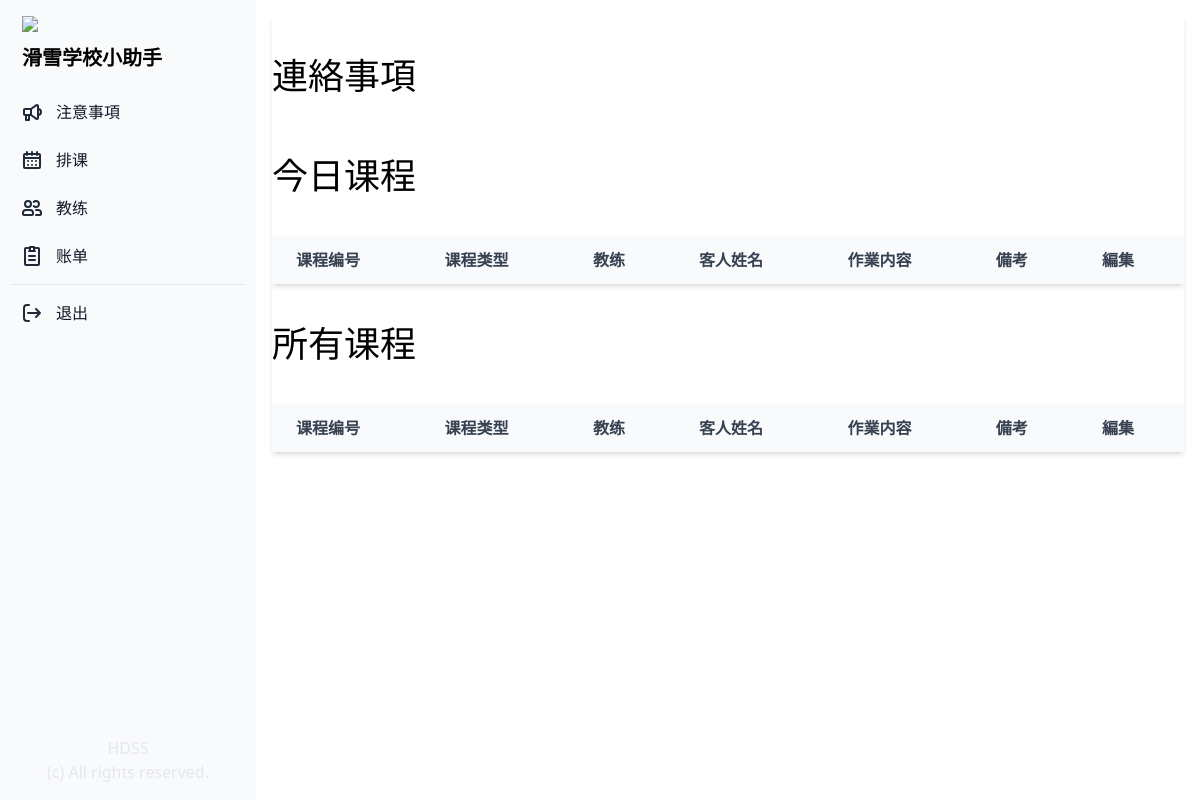
The app's page / (signed in), older data.
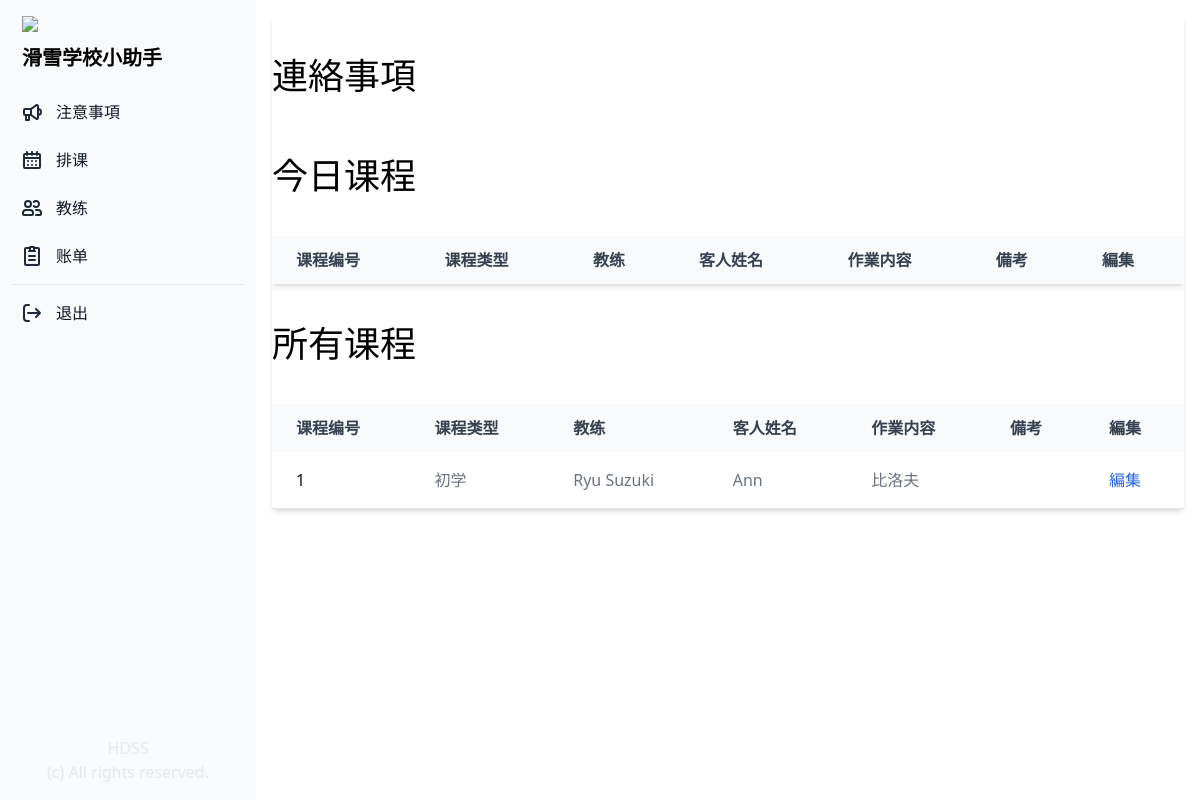
The same page, newer data.
### manager_app/models.py (models this page shows, shortened)
class Lesson(models.Model):
    PAYMENT_TYPES = (
        ('現金','現金'),
        ('刷卡', '刷卡'),
        ('電子支付', '電子支付'),
        ('未支付', '未支付'),
        )
    PLACE = (
        ('比洛夫', '比洛夫'),
        ('花园', '花园'),
        ('安努', '安努'),
        ('莫伊哇', '莫伊哇'),
        ('留寿都', '留寿都'),
        ('喜乐乐', '喜乐乐'),
        ('其他', '其他'),
    )
    LESSON_TYPE = (
        ('初学', '初学'),
        ('初级', '初级'),
        ('中级', '中级'),
        ('上级', '上级'),
        ('导滑', '导滑'),
    )
    lesson_number = models.IntegerField("课次", blank=False, null=True, default=0)
    instructors = models.ManyToManyField(Profile, related_name="instructors", blank=False)
    client = models.CharField("客人姓名", max_length=255)
    lesson_type = models.CharField("课程类型", max_length=50, choices=LESSON_TYPE, default='初学')
    address = models.CharField("酒店", max_length=255)
    place = models.CharField("雪场", max_length=50, choices=PLACE, default='比洛夫')
    payment_type = models.CharField("付款方式", max_length=50, choices=PAYMENT_TYPES, default='未支付')
    payment_amount = models.DecimalField("付款金額", max_digits=10, decimal_places=2, blank=True, null=True)
    payment_date = models.DateTimeField("付款日", blank=True, null=True)
    note = models.CharField("備考", max_length=255, blank=True, null=True)
    start_date = models.DateTimeField("開始日")
    end_date = models.DateTimeField("終了日")
    start_time = models.TimeField("開始時間", blank=True, null=True)
    end_time = models.TimeField("終了時間", blank=True, null=True)
    finished = models.BooleanField("終了", default=False)
    date_created = models.DateTimeField("作成日", auto_now_add=True)

class Profile(models.Model):
    COLORS = (
        ('#808080', '灰色'),
        ('#ff6961', '赤色'),
        ('#ffb480', '橙色'),
        ('#f8f38d', '黄色'),
        ('#42d6a4', '緑色'),
        ('#08cad1', '水色'),
        ('#59adf6', '青色'),
        ('#9d94ff', '紫色'),
        ('#c780e8', '桃色'),
    )
    TYPE = (
        ('管理', '管理'),
        ('教练', '教练'),
        ('其他', '其他'),
    )
    SKI = (
        ('双板无极', '双板无极'),
        ('双板1级', '双板1级'),
        ('双板2级', '双板2级'),
        ('双板3级', '双板3级'),
        ('双板4级', '双板4级'),
    )
    SNOWBOARD = (
        ('单板无极', '单板无极'),
        ('单板1级', '单板1级'),
        ('单板2级', '单板2级'),
        ('单板3级', '单板3级'),
        ('单板4级', '单板4级'),
    )
    SKI_SYSTEM = (
        ('加拿大', '加拿大'),
        ('新西兰', '新西兰'),
        ('澳洲', '澳洲'),
        ('日本', '日本'),
        ('其他', '其他'),
        ('无', '无'),
    )
    SNOWBOARD_SYSTEM = (
        ('加拿大', '加拿大'),
        ('新西兰', '新西兰'),
        ('澳洲', '澳洲'),
        ('日本', '日本'),
        ('其他', '其他'),
        ('无', '无'),
    )
    YEAR_CHOICES = (
        ('1年', '1年'),
        ('2年', '2年'),
        ('3年', '3年'),
        ('4年', '4年'),
        ('5年以上', '5年以上'),
    )
    FARE_PECENTAGE = (
        ('20%', '20%'),
        ('21.5%', '21.5%'),
        ('23%', '23%'),
        ('24.5%', '24.5%'),
        ('26%', '26%'),
        ('30%', '30%'),
        ('31.5%', '31.5%'),
        ('33%', '33%'),
        ('34.5%', '34.5%'),
        ('36%', '36%'),
        ('40%', '40%'),
        ('41.5%', '41.5%'),
        ('43%', '43%'),
        ('44.5%', '44.5%'),
        ('46%', '46%'),
    )
    FULL_ATTENDANCE = (
        ('3%', '3%'),
        ('0%', '0%'),
    )
    CUSTOMERS_EVALUATION = (
        ('2%', '2%'),
        ('0%', '0%'),
    )
    COMPANY_EVALUATION = (
        ('5%', '5%'),
        ('0%', '0%'),
    )
    user = models.OneToOneField(User, on_delete=models.CASCADE)
    birthday = models.DateField("生年月日", blank=True, null=True)
    color = models.CharField("教练色", max_length=30, choices=COLORS)
    contract_type = models.CharField("职务", max_length=50, choices=TYPE, default='教练')
    fullname = models.CharField("姓名", max_length=20, blank=True)
    phone = models.CharField("電話", max_length=20, blank=True)
    email = models.CharField("邮箱", max_length=50, blank=True)
    wechat = models.CharField("微信", max_length=20, blank=True)
    whatsapp = models.CharField("Whatsapp", max_length=20, blank=True)
    line = models.CharField("LINE", max_length=20, blank=True)
    ski_system = models.CharField("双板体系", max_length=50, choices=SKI_SYSTEM, default='加拿大')
    snowboard_system = models.CharField("单板体系", max_length=50, choices=SNOWBOARD_SYSTEM, default='加拿大')
    ski = models.CharField("级别", max_length=50, choices=SKI, default='双板1级')
    snowboard = models.CharField("级别", max_length=50, choices=SNOWBOARD, default='单板1级')
    accommodation = models.CharField("宿舍", max_length=20, blank=True)
    years_choices = models.CharField("経験年数", choices=YEAR_CHOICES, default='1年')
    fare_percentage = models.CharField("提成比率", max_length=50, choices=FARE_PECENTAGE, default='20%')
    full_attendance = models.CharField("全勤提成", max_length=50, choices=FULL_ATTENDANCE, default='3%')
    customers_evaluation = models.CharField("客人評価", max_length=50, choices=CUSTOMERS_EVALUATION, default='2%')
    company_evaluation = models.CharField("公司評価", max_length=50, choices=COMPANY_EVALUATION, default='5%')
    note = models.CharField("備考", max_length=500, blank=True)
    is_active = models.BooleanField("現役中", default=True)
    date_created = models.DateTimeField("作成日", auto_now_add=True)
    updated_at = models.DateTimeField("更新日", auto_now=True)
    def __str__(self):
        return f"{self.fullname}"

### manager_app/views.py (the view)
# urls.py: path('', views.home, name='home'),
@login_required(login_url='/login_user/')
def home(request):
    if request.user.is_authenticated:
        lesson_list = Lesson.objects.all().order_by('-date_created')
        lessons = []
        for lesson in lesson_list:
            date = datetime.datetime(now.year, now.month, now.day)
            start_date = datetime.datetime(lesson.start_date.year, lesson.start_date.month, lesson.start_date.day)
            end_date = datetime.datetime(lesson.end_date.year, lesson.end_date.month, lesson.end_date.day)
            if start_date <= date <= end_date:
                lessons.append(lesson)
        if request.method == "POST":
            content = request.POST.get("content")
            author = User.objects.get(id=request.user.id)
            notification = Notification.objects.create(content=content, author=author)
            notification.save()
        notifications = Notification.objects.all().order_by('-date_created')
        return render(request, "home.html", {"lesson_list":lesson_list, "lessons": lessons, "notifications": notifications})
    else:
        messages.success(request, "请先登录。")
        return redirect("login_user")

### manager_app/templates/home.html (shortened to what this page needs)
{% extends "base.html" %}
{% block content %}
<div class="p-4 sm:ml-64">
    <div class="relative overflow-x-auto shadow-md">
        <div class="px-auto">
            <h1 class="text-4xl pt-10 pb-5">連絡事項</h1>
        </div>
        <div class="relative overflow-x-auto shadow-md">
            <div class="px-auto">
                <h1 class="text-4xl py-10">今日课程
                </h1>
            </div>
            <table class="w-full text-normal text-left rtl:text-right text-gray-500 dark:text-gray-400">
                <thead
                    class="text-normal text-gray-700 uppercase bg-gray-50 whitespace-nowrap dark:bg-gray-700 dark:text-gray-400">
                    <tr>
                        <th scope="col" class="px-6 py-3">
                            课程编号
                        </th>
                        <th scope="col" class="px-6 py-3">
                            课程类型
                        </th>
                        <th scope="col" class="px-6 py-3">
                            教练
                        </th>
                        <th scope="col" class="px-6 py-3">
                            客人姓名
                        </th>
                        <th scope="col" class="px-6 py-3">
                            作業内容
                        </th>
                        <th scope="col" class="px-6 py-3">
                            備考
                        </th>
                        <th scope="col" class="px-6 py-3">
                            編集
                        </th>
                    </tr>
                </thead>
            </table>
        </div>
        <div class="relative overflow-x-auto shadow-md">
            <div class="px-auto">
                <h1 class="text-4xl py-10">所有课程
                </h1>
            </div>
            <table class="w-full text-normal text-left rtl:text-right text-gray-500 dark:text-gray-400">
                <thead
                    class="text-normal text-gray-700 uppercase bg-gray-50 whitespace-nowrap dark:bg-gray-700 dark:text-gray-400">
                    <tr>
                        <th scope="col" class="px-6 py-3">
                            课程编号
                        </th>
                        <th scope="col" class="px-6 py-3">
                            课程类型
                        </th>
                        <th scope="col" class="px-6 py-3">
                            教练
                        </th>
                        <th scope="col" class="px-6 py-3">
                            客人姓名
                        </th>
                        <th scope="col" class="px-6 py-3">
                            作業内容
                        </th>
                        <th scope="col" class="px-6 py-3">
                            備考
                        </th>
                        <th scope="col" class="px-6 py-3">
                            編集
                        </th>
                    </tr>
                </thead>
                <tbody>
                    {% if lesson_list %}
                    {% for lesson in lesson_list %}
                    <tr class="border-b">
                        <th scope="row" class="pl-6 pr-3 py-4 font-medium whitespace-nowrap text-gray-900">
                            <a href="{% url 'lesson_details' lesson.id %}">
                                {{ lesson.lesson_number }}
                            </a>
                        </th>
                        <td class="px-6 py-4 whitespace-nowrap">
                            {{ lesson.lesson_type }}
                        </td>
                        <td class="px-6 py-4 whitespace-nowrap">
                            {{ lesson.instructors.all|join:", " }}
                        </td>
                        <td class="px-6 py-4 whitespace-nowrap">
                            {{ lesson.client }}
                        </td>
                        <td class="px-6 py-4 whitespace-nowrap">
                            {{ lesson.place }}
                        </td>
                        <td class="px-6 py-4 whitespace-nowrap">
                        </td>
                        <td class="px-6 py-4 whitespace-nowrap">
                            <a href="{% url 'lesson_details' lesson.id %}"
                                class="font-medium text-blue-600 hover:underline">編集</a>
                        </td>
                    </tr>
                    {% endfor %}
                    {% endif %}
                </tbody>
            </table>
        </div>
    </div>
</div>
{% endblock %}

### manager_app/templates/base.html (shortened to what this page needs)
{% load static %}
<!doctype html>
<html lang="en">
<head>
    <script src="https://cdn.tailwindcss.com"></script>
</head>
<body>
    {% include 'components/sidebar.html' %}
    {% block content %}
    {% endblock content %}
</body>
</html>

### manager_app/templates/components/sidebar.html (shortened to what this page needs)
{% load static %}
<aside id="sidebar"
    class="fixed top-0 left-0 z-40 w-64 h-screen transition-transform -translate-x-full sm:translate-x-0"
    aria-label="Sidebar">
    <div class="h-full px-3 py-4 bg-gray-50 dark:bg-gray-800">
        <div class="flex flex-col h-full justify-content-end">
            <a href="{% url 'home' %}" class="flex items-center ps-2.5 mb-5">
                <span class="self-center font-semibold dark:text-white">
                    <img src="../static/images/esken_logo.png" class="mb-3" />
                    <p class="text-xl">
                        滑雪学校小助手
                    </p>
                </span>
            </a>
            <ul class="space-y-2 font-medium">
                <li>
                    <a href="{% url 'home' %}"
                        class="flex items-center p-2 text-gray-900 rounded-lg dark:text-white hover:bg-gray-100 dark:hover:bg-gray-700 group">
                        <span class="ms-3">注意事項</span>
                    </a>
                </li>
                <li>
                    <a href="{% url 'schedule' %}"
                        class="flex items-center p-2 text-gray-900 rounded-lg dark:text-white hover:bg-gray-100 dark:hover:bg-gray-700 group">
                        <span class="flex-1 ms-3 whitespace-nowrap">排课</span>
                    </a>
                </li>
                <li>
                    <a href="{% url 'profile_list' %}"
                        class="flex items-center p-2 text-gray-900 rounded-lg dark:text-white hover:bg-gray-100 dark:hover:bg-gray-700 group">
                        <span class="flex-1 ms-3 whitespace-nowrap">教练</span>
                    </a>
                </li>
                <li>
                    <a href="{% url 'commission' %}"
                        class="flex items-center p-2 text-gray-900 rounded-lg dark:text-white hover:bg-gray-100 dark:hover:bg-gray-700 group">
                        <span class="flex-1 ms-3 whitespace-nowrap">账单</span>
                    </a>
                </li>
                <hr />
                <li>
                    <a href="{% url 'logout_user' %}"
                        class="flex items-center p-2 text-gray-900 rounded-lg dark:text-white hover:bg-gray-100 dark:hover:bg-gray-700 group">
                        <span class="flex-1 ms-3 whitespace-nowrap">退出</span>
                    </a>
                </li>
            </ul>
        </div>
        <p class="absolute bottom-10 right-0 left-0 text-center text-gray-200">HDSS</p>
        <p class="absolute bottom-4 right-0 left-0 text-center text-gray-200">(c) All rights reserved.</p>
    </div>
</aside>

Row changes from the older to the newer data that the page shows:
added Lesson: lesson_number "1", lesson_type "初学", instructors.all "Ryu Suzuki", client "Ann", place "比洛夫"
